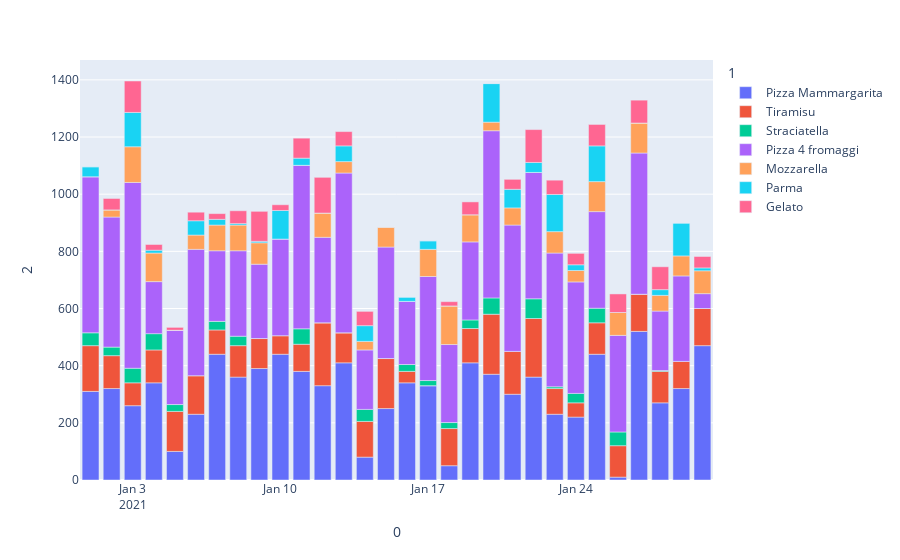

Write notebook code for a chart like this one.
### Code cell
px.bar(data_frame=data,x=0,y=2,color=1)

### Figure 1 — Plotly figure (JSON) as saved in the notebook; plotly's stock layout.template omitted (floating-point values rounded to 4 significant figures)
{"data": [{"alignmentgroup": "True", "hovertemplate": "1=Pizza Mammargarita<br>0=%{x}<br>2=%{y}<extra></extra>", "legendgroup": "Pizza Mammargarita", "marker": {"color": "#636efa", "pattern": {"shape": ""}}, "name": "Pizza Mammargarita", "offsetgroup": "Pizza Mammargarita", "orientation": "v", "showlegend": true, "textposition": "auto", "type": "bar", "x": ["2021-01-01", "2021-01-02", "2021-01-03", "2021-01-04", "2021-01-05", "2021-01-06", "2021-01-07", "2021-01-08", "2021-01-09", "2021-01-10", "2021-01-11", "2021-01-12", "2021-01-13", "2021-01-14", "2021-01-15", "2021-01-16", "2021-01-17", "2021-01-18", "2021-01-19", "2021-01-20", "2021-01-21", "2021-01-22", "2021-01-23", "2021-01-24", "2021-01-25", "2021-01-26", "2021-01-27", "2021-01-28", "2021-01-29", "2021-01-30"], "xaxis": "x", "y": [310, 320, 260, 340, 100, 230, 440, 360, 390, 440, 380, 330, 410, 80, 250, 340, 330, 50, 410, 370, 300, 360, 230, 220, 440, 10, 520, 270, 320, 470], "yaxis": "y"}, {"alignmentgroup": "True", "hovertemplate": "1=Tiramisu<br>0=%{x}<br>2=%{y}<extra></extra>", "legendgroup": "Tiramisu", "marker": {"color": "#EF553B", "pattern": {"shape": ""}}, "name": "Tiramisu", "offsetgroup": "Tiramisu", "orientation": "v", "showlegend": true, "textposition": "auto", "type": "bar", "x": ["2021-01-01", "2021-01-02", "2021-01-03", "2021-01-04", "2021-01-05", "2021-01-06", "2021-01-07", "2021-01-08", "2021-01-09", "2021-01-10", "2021-01-11", "2021-01-12", "2021-01-13", "2021-01-14", "2021-01-15", "2021-01-16", "2021-01-17", "2021-01-18", "2021-01-19", "2021-01-20", "2021-01-21", "2021-01-22", "2021-01-23", "2021-01-24", "2021-01-25", "2021-01-26", "2021-01-27", "2021-01-28", "2021-01-29", "2021-01-30"], "xaxis": "x", "y": [160, 115, 80, 115, 140, 135, 85, 110, 105, 65, 95, 220, 105, 125, 175, 40, 0, 130, 120, 210, 150, 205, 90, 50, 110, 110, 130, 110, 95, 130], "yaxis": "y"}, {"alignmentgroup": "True", "hovertemplate": "1=Straciatella<br>0=%{x}<br>2=%{y}<extra></extra>", "legendgroup": "Straciatella", "marker": {"color": "#00cc96", "pattern": {"shape": ""}}, "name": "Straciatella", "offsetgroup": "Straciatella", "orientation": "v", "showlegend": true, "textposition": "auto", "type": "bar", "x": ["2021-01-01", "2021-01-02", "2021-01-03", "2021-01-04", "2021-01-05", "2021-01-06", "2021-01-07", "2021-01-08", "2021-01-09", "2021-01-10", "2021-01-11", "2021-01-12", "2021-01-13", "2021-01-14", "2021-01-15", "2021-01-16", "2021-01-17", "2021-01-18", "2021-01-19", "2021-01-20", "2021-01-21", "2021-01-22", "2021-01-23", "2021-01-24", "2021-01-25", "2021-01-26", "2021-01-27", "2021-01-28", "2021-01-29", "2021-01-30"], "xaxis": "x", "y": [45, 30, 51, 57, 24, 0, 30, 33, 0, 0, 54, 0, 0, 42, 0, 24, 18, 21, 30, 57, 0, 69, 6, 33, 51, 48, 0, 3, 0, 0], "yaxis": "y"}, {"alignmentgroup": "True", "hovertemplate": "1=Pizza 4 fromaggi<br>0=%{x}<br>2=%{y}<extra></extra>", "legendgroup": "Pizza 4 fromaggi", "marker": {"color": "#ab63fa", "pattern": {"shape": ""}}, "name": "Pizza 4 fromaggi", "offsetgroup": "Pizza 4 fromaggi", "orientation": "v", "showlegend": true, "textposition": "auto", "type": "bar", "x": ["2021-01-01", "2021-01-02", "2021-01-03", "2021-01-04", "2021-01-05", "2021-01-06", "2021-01-07", "2021-01-08", "2021-01-09", "2021-01-10", "2021-01-11", "2021-01-12", "2021-01-13", "2021-01-14", "2021-01-15", "2021-01-16", "2021-01-17", "2021-01-18", "2021-01-19", "2021-01-20", "2021-01-21", "2021-01-22", "2021-01-23", "2021-01-24", "2021-01-25", "2021-01-26", "2021-01-27", "2021-01-28", "2021-01-29", "2021-01-30"], "xaxis": "x", "y": [546, 455, 650, 182, 260, 442, 247, 299, 260, 338, 572, 299, 559, 208, 390, 221, 364, 273, 273, 585, 442, 442, 468, 390, 338, 338, 494, 208, 299, 52], "yaxis": "y"}, {"alignmentgroup": "True", "hovertemplate": "1=Mozzarella<br>0=%{x}<br>2=%{y}<extra></extra>", "legendgroup": "Mozzarella", "marker": {"color": "#FFA15A", "pattern": {"shape": ""}}, "name": "Mozzarella", "offsetgroup": "Mozzarella", "orientation": "v", "showlegend": true, "textposition": "auto", "type": "bar", "x": ["2021-01-01", "2021-01-02", "2021-01-03", "2021-01-04", "2021-01-05", "2021-01-06", "2021-01-07", "2021-01-08", "2021-01-09", "2021-01-10", "2021-01-11", "2021-01-12", "2021-01-13", "2021-01-14", "2021-01-15", "2021-01-16", "2021-01-17", "2021-01-18", "2021-01-19", "2021-01-20", "2021-01-21", "2021-01-22", "2021-01-23", "2021-01-24", "2021-01-25", "2021-01-26", "2021-01-27", "2021-01-28", "2021-01-29", "2021-01-30"], "xaxis": "x", "y": [0, 25, 125, 100, 0, 50, 90, 90, 75, 0, 0, 85, 40, 30, 70, 0, 95, 135, 95, 30, 60, 0, 75, 40, 105, 80, 105, 55, 70, 80], "yaxis": "y"}, {"alignmentgroup": "True", "hovertemplate": "1=Parma<br>0=%{x}<br>2=%{y}<extra></extra>", "legendgroup": "Parma", "marker": {"color": "#19d3f3", "pattern": {"shape": ""}}, "name": "Parma", "offsetgroup": "Parma", "orientation": "v", "showlegend": true, "textposition": "auto", "type": "bar", "x": ["2021-01-01", "2021-01-02", "2021-01-03", "2021-01-04", "2021-01-05", "2021-01-06", "2021-01-07", "2021-01-08", "2021-01-09", "2021-01-10", "2021-01-11", "2021-01-12", "2021-01-13", "2021-01-14", "2021-01-15", "2021-01-16", "2021-01-17", "2021-01-18", "2021-01-19", "2021-01-20", "2021-01-21", "2021-01-22", "2021-01-23", "2021-01-24", "2021-01-25", "2021-01-26", "2021-01-27", "2021-01-28", "2021-01-29", "2021-01-30"], "xaxis": "x", "y": [35, 0, 120, 10, 0, 50, 20, 5, 5, 100, 25, 0, 55, 55, 0, 15, 30, 0, 0, 135, 65, 35, 130, 20, 125, 0, 0, 20, 115, 10], "yaxis": "y"}, {"alignmentgroup": "True", "hovertemplate": "1=Gelato<br>0=%{x}<br>2=%{y}<extra></extra>", "legendgroup": "Gelato", "marker": {"color": "#FF6692", "pattern": {"shape": ""}}, "name": "Gelato", "offsetgroup": "Gelato", "orientation": "v", "showlegend": true, "textposition": "auto", "type": "bar", "x": ["2021-01-01", "2021-01-02", "2021-01-03", "2021-01-04", "2021-01-05", "2021-01-06", "2021-01-07", "2021-01-08", "2021-01-09", "2021-01-10", "2021-01-11", "2021-01-12", "2021-01-13", "2021-01-14", "2021-01-15", "2021-01-16", "2021-01-17", "2021-01-18", "2021-01-19", "2021-01-20", "2021-01-21", "2021-01-22", "2021-01-23", "2021-01-24", "2021-01-25", "2021-01-26", "2021-01-27", "2021-01-28", "2021-01-29", "2021-01-30"], "xaxis": "x", "y": [0, 40, 110, 20, 10, 30, 20, 45, 105, 20, 70, 125, 50, 50, 0, 0, 0, 15, 45, 0, 35, 115, 50, 40, 75, 65, 80, 80, 0, 40], "yaxis": "y"}], "layout": {"barmode": "relative", "legend": {"title": {"text": "1"}, "tracegroupgap": 0}, "margin": {"t": 60}, "xaxis": {"anchor": "y", "domain": [0, 1], "title": {"text": "0"}}, "yaxis": {"anchor": "x", "domain": [0, 1], "title": {"text": "2"}}}}
